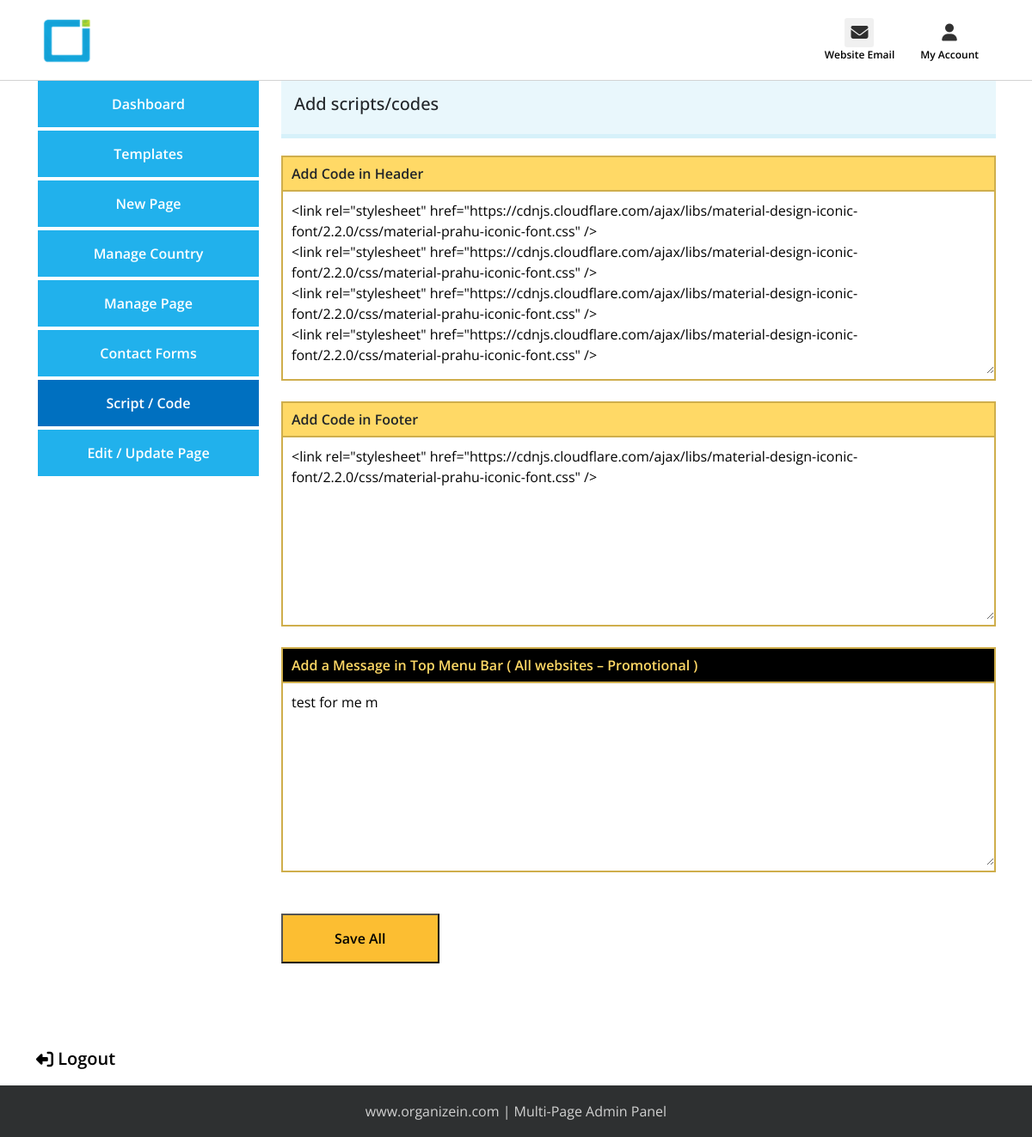
The app's page /Miltiside/multipageadmin/contact-form2.php (signed in) with its own data.
### tables this page shows
CREATE TABLE `extra_code` (
  `header_code` longtext NOT NULL,
  `footer_code` longtext NOT NULL,
  `top_header_message` longtext NOT NULL
);

### Miltiside/multipageadmin/contact-form2.php (the view, shortened to what this page needs)
<?php
include './partials/dbconnect.php';
?>
<?php include 'partials/header.php' ?>
<?php include 'partials/loggedin-header.php' ?>
<?php
    $header_code = mysqli_query($conn, "SELECT * FROM `extra_code`");
    $header_code = mysqli_fetch_assoc($header_code);
    ?>
<section>
    <div class="container">
        <div class="row">
            <?php include 'partials/sidebar.php' ?>
            <div class="col-12 col-md-9 col-lg-9">
                <form action="./auth/page-handler.php" method="post">
                    <div class="right-site">
                        <h4>Add scripts/codes</h4>
                    </div>
                    <div class="code-box-wraper mb-4">
                        <div class="header-code-box">Add Code in Header</div>
                        <textarea name="header_code" id="" rows="8"><?=$header_code["header_code"]?></textarea>
                    </div>
                    <div class="code-box-wraper mb-4">
                        <div class="header-code-box">Add Code in Footer</div>
                        <textarea name="footer_code" id="" rows="8"><?=$header_code["footer_code"]?></textarea>
                    </div>
                    <div class="code-box-wraper mb-4">
                        <div class="header-code-box header-code-box2">Add a Message in Top Menu Bar ( All websites – Promotional )</div>
                        <textarea name="top_header_message" id="" rows="8"><?=$header_code["top_header_message"]?></textarea>
                    </div>
                    <div class="text-start mt-5 mb-5">
                        <button class="create-website" href="#" type="submit">Save All</button>
                    </div>
                </form>
            </div>
            <div class="col-12 col-md-12">
                <div class="log-out mt-5 mb-3">
                    <a href="<?= "./auth/logout.php" ?>">
                        <i class="fa-solid fa-right-from-bracket"></i> Logout</a>
                </div>
            </div>
        </div>
    </div>
</section>
<?php include 'partials/footer.php' ?>

### Miltiside/multipageadmin/css/style.css (style rules this page uses)
* { margin: 0; padding: 0; box-sizing: border-box; font-family: 'Open Sans', sans-serif; }
html { height: 100%; }
a { text-decoration: none; }
body { height: 100%; }
.right-site { background-color: #e9f7fc; width: 100%; padding: 15px 15px; margin-bottom: 20px; border-bottom: 5px solid #d6f1fa; }
.right-site h4 { font-size: 20px; }
.create-website { background-color: #fcbe32; padding: 15px 60px; text-align: center; color: #000; font-weight: 600; }
.log-out { font-size: 20px; font-weight: 600; }
.log-out a { color: #000; }
.log-out a i { transform: rotate(180deg); }
section { min-height: 100%; }

### Miltiside/multipageadmin/css/contactForm.css (style rules this page uses)
.code-box-wraper { width: 100%; border: 2px solid #cfae4c; }
.code-box-wraper div { width: 100%; background-color: #ffd966; padding: 7px 10px; font-weight: 600; border-bottom: 2px solid #cfae4c; }
.code-box-wraper textarea { width: 100%; border: none; outline: none; padding: 10px; }
.header-code-box2 { background: black !important; color: #ffd966; }

### Miltiside/multipageadmin/css/contactForms.css (style rules this page uses)
html { height: 100%; }
body { position: relative; height: 100%; }

### records on screen
extra_code: header_code "<link rel=\"stylesheet\" href=\"https://cdnjs.cloudflare.com/ajax/libs/material-design-iconic-font/2.2.0/css/material-prahu-iconic-font.css\" /> <link rel=\"stylesheet\" href=\"https://cdnjs.cloudflare.com/ajax/libs/material-design-iconic-font/2.2.0/css/material-prahu-iconic-font.css\" /> <link rel=\"stylesheet\" href=\"https://cdnjs.cloudflare.com/ajax/libs/material-design-iconic-font/2.2.0/css/material-prahu-iconic-font.css\" /> <link rel=\"stylesheet\" href=\"https://cdnjs.cloudflare.com/ajax/libs/material-design-iconic-font/2.2.0/css/material-prahu-iconic-font.css\" />", footer_code "<link rel=\"stylesheet\" href=\"https://cdnjs.cloudflare.com/ajax/libs/material-design-iconic-font/2.2.0/css/material-prahu-iconic-font.css\" />", top_header_message "test for me m"
